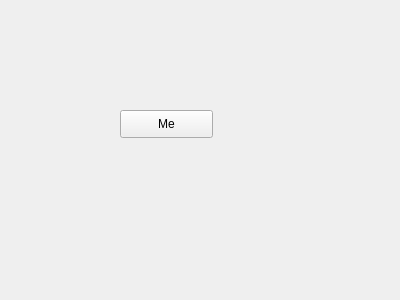
<?xml version="1.0" encoding="UTF-8"?>
<ui version="4.0">
 <class>Widget</class>
 <widget class="QWidget" name="Widget">
  <property name="geometry">
   <rect>
    <x>0</x>
    <y>0</y>
    <width>400</width>
    <height>300</height>
   </rect>
  </property>
  <property name="windowTitle">
   <string>Widget</string>
  </property>
  <widget class="QPushButton" name="pushButton">
   <property name="geometry">
    <rect>
     <x>120</x>
     <y>110</y>
     <width>93</width>
     <height>28</height>
    </rect>
   </property>
   <property name="text">
    <string>Me</string>
   </property>
  </widget>
 </widget>
 <layoutdefault spacing="6" margin="11"/>
 <resources/>
 <connections/>
</ui>
